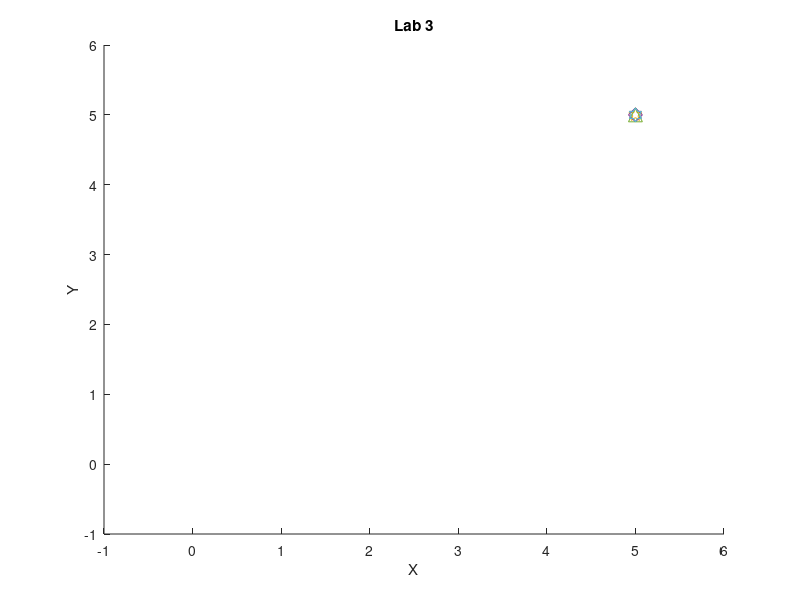

Write the MATLAB code that produced this figure.
% ENGR1120 021 Tennessee Tech
% Noah Huber-Feely and Alan Jenskey 6/08/2016
% Lab 3 - Scalars, 1-D Matrices, and Plotting

close all
clear variables
clc

% Declare ALL variables to change
xCoor = [0, 0, 0, 0];
yCoor = [0, 0, 0, 0];

% Accept user input
fprintf('Input four x values sequentially: \n');
xCoor(1) = input('X: ');
xCoor(2) = input('X: ');
xCoor(3) = input('X: ');
xCoor(4) = input('X: ');

fprintf('Input four y values sequentially: \n');
yCoor(1) = input('Y: ');
yCoor(2) = input('Y: ');
yCoor(3) = input('Y: ');
yCoor(4) = input('Y: ');

% Make quadrilateral connect to starting point
xCoor(5) = xCoor(1);
yCoor(5) = yCoor(1);

% Plot all points and markers
hold on;
figure(1);
plot(xCoor, yCoor);
plot(xCoor(1), yCoor(1), 'hexagram', 'MarkerSize', 10);
plot(xCoor(2), yCoor(2), 'pentagram', 'MarkerSize', 10);
plot(xCoor(3), yCoor(3), 'diamond', 'MarkerSize', 10);
plot(xCoor(4), yCoor(4), '^', 'MarkerSize', 10);
plot(xCoor(5), yCoor(5), 'hexagram', 'MarkerSize', 10);

% Find the minimum and maximum coordinate
maxCoor = [0, 0];
minCoor = [0, 0];
for n = xCoor
    if n >= maxCoor(1)
        maxCoor(1) = n;
    end
    if n <= minCoor(1)
        minCoor(1) = n;
    end
end
for n = yCoor
    if n >= maxCoor(2)
        maxCoor(2) = n;
    end
    if n <= minCoor(2)
        minCoor(2) = n;
    end
end
axis([minCoor(1) - 1, maxCoor(1) + 1, minCoor(2) - 1, maxCoor(2) + 1])
title('Lab 3');
xlabel('X');
ylabel('Y');

% Calculate perimeter
sides = [0, 0, 0, 0];
sides(1) = sqrt((xCoor(2) - xCoor(1))^2 + (yCoor(2) - yCoor(1))^2);
sides(2) = sqrt((xCoor(3) - xCoor(2))^2 + (yCoor(3) - yCoor(2))^2);
sides(3) = sqrt((xCoor(4) - xCoor(3))^2 + (yCoor(4) - yCoor(3))^2);
sides(4) = sqrt((xCoor(1) - xCoor(4))^2 + (yCoor(1) - yCoor(4))^2);
perimeter = sum(sides);
fprintf('Side lengths: [%f, %f, %f, %f]\n', sides(1), sides(2), sides(3), sides(4));
fprintf('Perimeter: %f\n', perimeter);

% Calculate area
% Will use Heron's formula and divide quadrilaterial into two triangles
% A = sqrt(s(s-a)(s-b)(s-c))
% DEPRECATED
area = 0;
isConcave = 0;
triangleAreas = [0, 0];
hypotenuse = sqrt((xCoor(3) - xCoor(1))^2 + (yCoor(3) - yCoor(1))^2);

halfCircumference = (sides(1) + sides(2) + hypotenuse) / 2;
s = halfCircumference;
area = sqrt(s*(s-sides(1))*(s-sides(2))*(s-hypotenuse));

halfCircumference = (sides(3) + sides(4) + hypotenuse) / 2;
s = halfCircumference;
area = area + sqrt(s*(s-sides(3))*(s-sides(4))*(s-hypotenuse));

fprintf('The area is: %f\n', area);

% Display area to user
fprintf('The area is: %f\n', area);